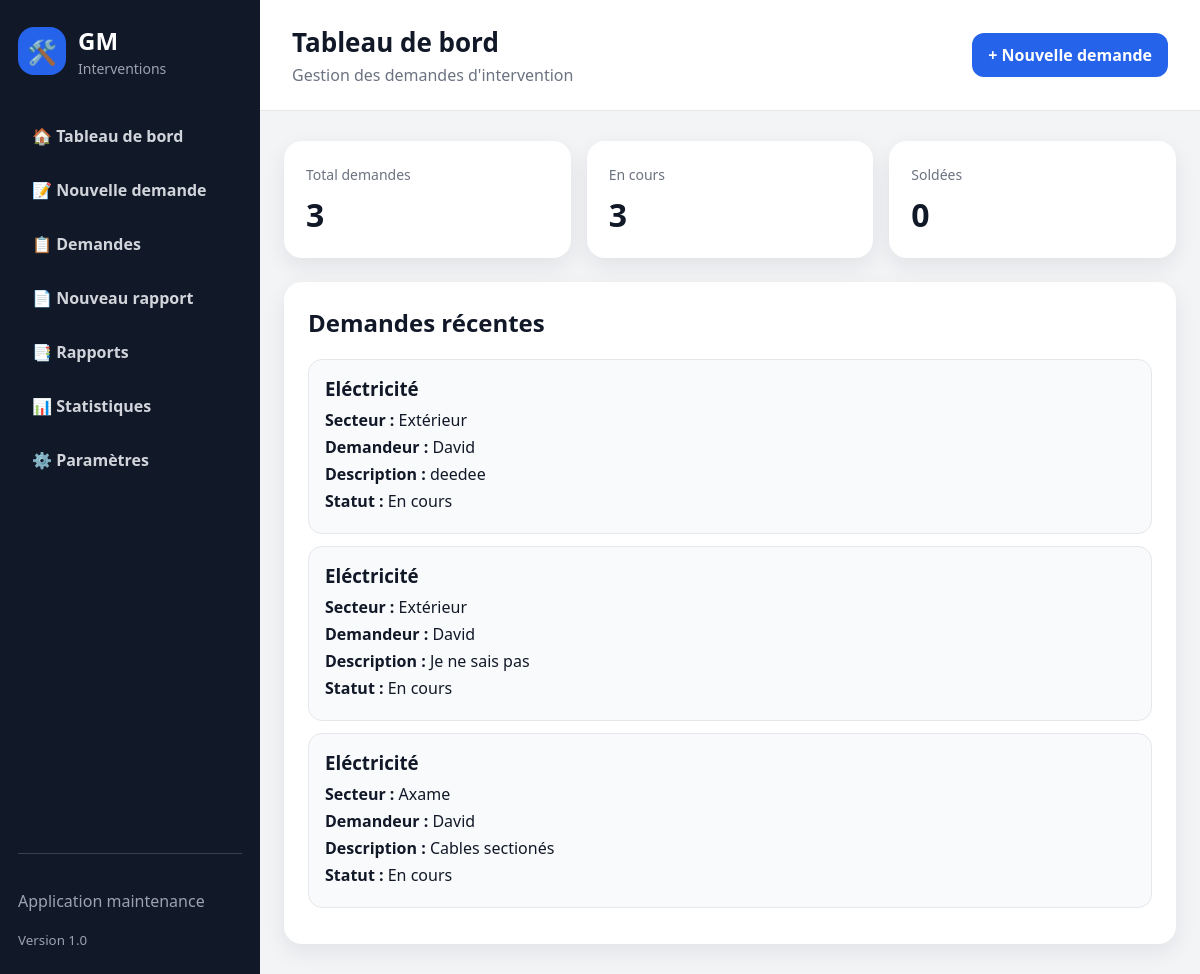
Before: / with the older database file.
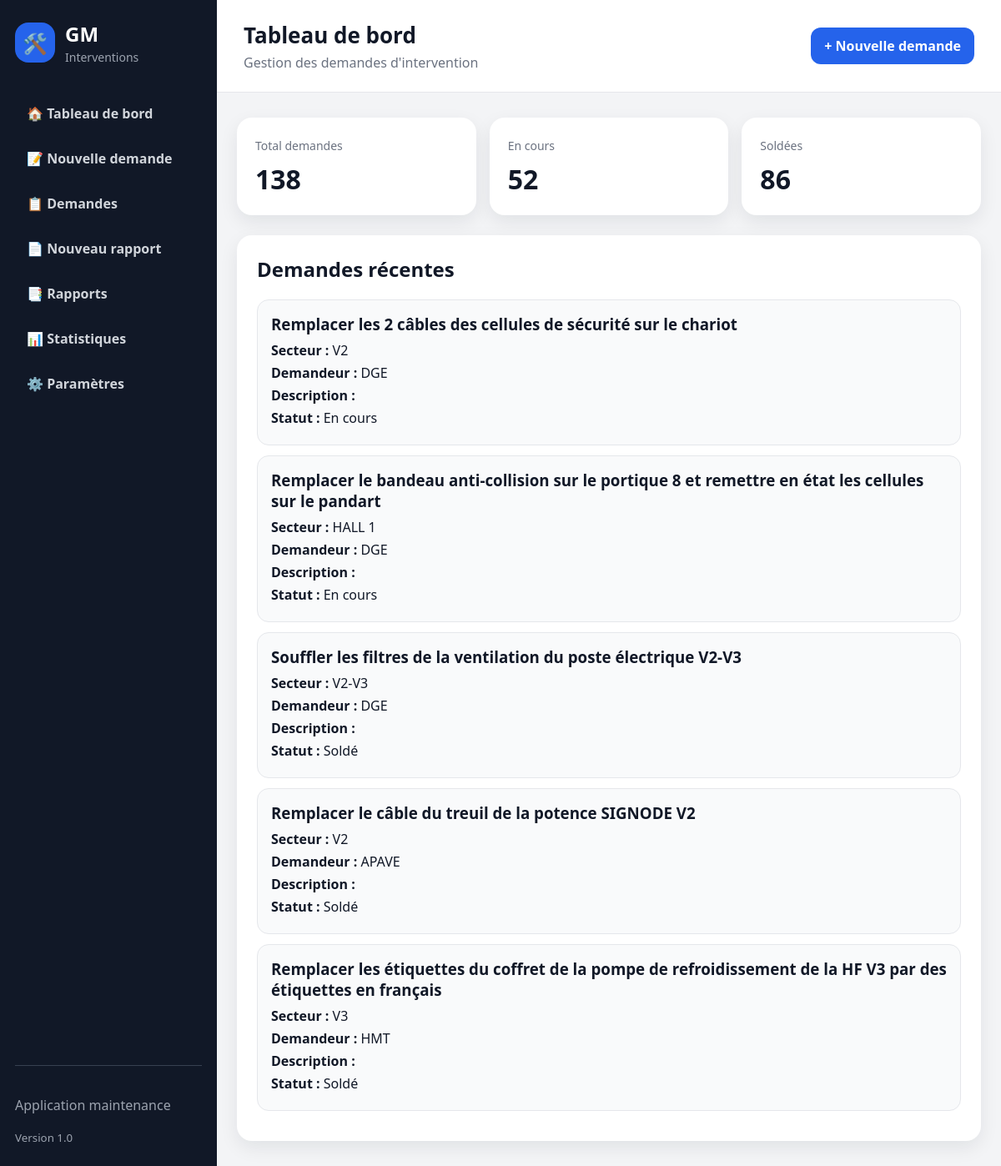
After: the same page with the newer database file.
### tables this page shows
CREATE TABLE demandes_intervention (
            id INTEGER PRIMARY KEY AUTOINCREMENT,
            secteur_id INTEGER,
            demandeur_id INTEGER,
            nature_travaux TEXT NOT NULL,
            description TEXT NOT NULL,
            statut TEXT NOT NULL DEFAULT 'En cours',
            date_creation TIMESTAMP DEFAULT CURRENT_TIMESTAMP,
            date_cloture TIMESTAMP, date_solde TIMESTAMP, solde_par TEXT, reference_piece TEXT, commentaire_solde TEXT,
            FOREIGN KEY (secteur_id) REFERENCES secteurs(id),
            FOREIGN KEY (demandeur_id) REFERENCES demandeurs(id)
        );

CREATE TABLE secteurs (
            id INTEGER PRIMARY KEY AUTOINCREMENT,
            nom TEXT NOT NULL UNIQUE
        );

CREATE TABLE demandeurs (
            id INTEGER PRIMARY KEY AUTOINCREMENT,
            nom TEXT NOT NULL,
            secteur_id INTEGER,
            telephone TEXT,
            email TEXT,
            FOREIGN KEY (secteur_id) REFERENCES secteurs(id)
        );

### app.py (the view)
@app.route("/")
def index():
    conn = get_db_connection()
    total = conn.execute("SELECT COUNT(*) FROM demandes_intervention").fetchone()[0]
    en_cours = conn.execute("SELECT COUNT(*) FROM demandes_intervention WHERE statut = 'En cours'").fetchone()[0]
    soldees = conn.execute("SELECT COUNT(*) FROM demandes_intervention WHERE statut = 'Soldé'").fetchone()[0]
    demandes = conn.execute("""
        SELECT demandes_intervention.*,
               demandeurs.nom AS demandeur_nom,
               secteurs.nom AS secteur_nom
        FROM demandes_intervention
        LEFT JOIN demandeurs ON demandes_intervention.demandeur_id = demandeurs.id
        LEFT JOIN secteurs ON demandes_intervention.secteur_id = secteurs.id
        ORDER BY date_creation DESC
        LIMIT 5
    """).fetchall()
    conn.close()
    return render_template(
        "accueil/index.html",
        total=total,
        en_cours=en_cours,
        soldees=soldees,
        demandes=demandes
    )

### database.py (called while the page is built)
def get_db_connection():
    conn = sqlite3.connect(DB_NAME)
    conn.row_factory = sqlite3.Row
    return conn

### templates/accueil/index.html
{% extends "base.html" %}
{% block content %}
<section class="dashboard">
    <div class="stat-card">
        <span>Total demandes</span>
        <strong>{{ total }}</strong>
    </div>
    <div class="stat-card">
        <span>En cours</span>
        <strong>{{ en_cours }}</strong>
    </div>
    <div class="stat-card">
        <span>Soldées</span>
        <strong>{{ soldees }}</strong>
    </div>
</section>
<section class="card">
    <h2>Demandes récentes</h2>
    {% if demandes %}
        {% for demande in demandes %}
            <div class="demande-card">
                <h3>{{ demande.nature_travaux }}</h3>
                <p><strong>Secteur :</strong> {{ demande.secteur_nom or "Non renseigné" }}</p>
                <p><strong>Demandeur :</strong> {{ demande.demandeur_nom or "Non renseigné" }}</p>
                <p><strong>Description :</strong> {{ demande.description }}</p>
                <p><strong>Statut :</strong> {{ demande.statut }}</p>
            </div>
        {% endfor %}
    {% else %}
        <div class="empty-state">
            <div class="icon">📭</div>
            <p>Aucune demande pour le moment.</p>
        </div>
    {% endif %}
</section>
{% endblock %}

### templates/base.html (shortened to what this page needs)
<!DOCTYPE html>
<html lang="fr">
<head>
    <link rel="stylesheet" href="{{ url_for('static', filename='css/style.css') }}">
</head>
<body>
    <div class="app-layout">
        <aside class="sidebar">
            <div class="logo">
                <div class="logo-icon">🛠️</div>
                <div>
                    <h1>GM</h1>
                    <p>Interventions</p>
                </div>
            </div>
                <nav class="menu">
                    <a href="/">🏠 Tableau de bord</a>
                    <a href="/demandes/nouvelle">📝 Nouvelle demande</a>
                    <a href="/demandes">📋 Demandes</a>
                    <a href="/rapports/nouveau">📄 Nouveau rapport</a>
                    <a href="/rapports">📑 Rapports</a>
                    <a href="#">📊 Statistiques</a>
                    <a href="/parametres">⚙️ Paramètres</a>
                </nav>
            <div class="sidebar-footer">
                <p>Application maintenance</p>
                <small>Version 1.0</small>
            </div>
        </aside>
        <div class="content-area">
            <header class="topbar">
                <div>
                    <h2>Tableau de bord</h2>
                    <p>Gestion des demandes d'intervention</p>
                </div>
                <a href="/demandes/nouvelle" class="btn">+ Nouvelle demande</a>
            </header>
            <main>
                {% block content %}
                {% endblock %}
            </main>
        </div>
    </div>
</body>
</html>

### static/css/style.css (style rules this page uses)
* { box-sizing: border-box; }
body { margin: 0; font-family: "Segoe UI", Arial, sans-serif; background: #f3f4f6; color: #111827; }
.app-layout { display: flex; min-height: 100vh; }
.sidebar { width: 260px; background: #111827; color: white; padding: 24px 18px; display: flex; flex-direction: column; position: fixed; inset: 0 auto 0 0; }
.logo { display: flex; align-items: center; gap: 12px; margin-bottom: 35px; }
.logo-icon { width: 48px; height: 48px; border-radius: 16px; background: #2563eb; display: flex; align-items: center; justify-content: center; font-size: 24px; }
.logo h1 { margin: 0; font-size: 24px; }
.logo p { margin: 2px 0 0; color: #9ca3af; font-size: 14px; }
.menu { display: flex; flex-direction: column; gap: 8px; }
.menu a { color: #d1d5db; text-decoration: none; padding: 12px 14px; border-radius: 12px; font-weight: 600; }
.sidebar-footer { margin-top: auto; padding-top: 20px; border-top: 1px solid #374151; color: #9ca3af; }
.content-area { margin-left: 260px; width: calc(100% - 260px); }
.topbar { background: white; padding: 24px 32px; border-bottom: 1px solid #e5e7eb; display: flex; justify-content: space-between; align-items: center; }
.topbar h2 { margin: 0; font-size: 26px; }
.topbar p { margin: 4px 0 0; color: #6b7280; }
main { max-width: 1100px; margin: 30px auto; padding: 0 24px; }
.dashboard { display: grid; grid-template-columns: repeat(3, 1fr); gap: 16px; margin-bottom: 24px; }
.stat-card, .card { background: white; border-radius: 18px; box-shadow: 0 8px 22px rgba(15, 23, 42, 0.08); }
.stat-card { padding: 22px; }
.stat-card span { color: #6b7280; font-size: 14px; }
.stat-card strong { display: block; font-size: 32px; margin-top: 8px; }
.card { padding: 24px; margin-bottom: 20px; }
.card h2 { margin-top: 0; }
.btn { display: inline-block; background: #2563eb; color: white; padding: 11px 16px; border-radius: 12px; text-decoration: none; font-weight: 700; border: none; cursor: pointer; }
.demande-card { border: 1px solid #e5e7eb; padding: 16px; border-radius: 14px; margin-bottom: 12px; background: #f9fafb; }
.demande-card h3 { margin: 0 0 8px; }
.demande-card p { margin: 5px 0; }

Changed rows visible on the page:
removed demandes_intervention: nature_travaux "Eléctricité", nom "Extérieur", nom "David", description "deedee", statut "En cours"
removed demandes_intervention: nature_travaux "Eléctricité", nom "Extérieur", nom "David", description "Je ne sais pas", statut "En cours"
removed demandes_intervention: nature_travaux "Eléctricité", nom "Axame", nom "David", description "Cables sectionés", statut "En cours"
added demandes_intervention: nature_travaux "Remplacer les 2 câbles des cellules de sécurité sur le chariot", nom "V2", nom "DGE", statut "En cours"
added demandes_intervention: nature_travaux "Remplacer le bandeau anti-collision sur le portique 8 et remettre en état les cellules sur le pandart", nom "HALL 1", nom "DGE", statut "En cours"
added demandes_intervention: nature_travaux "Souffler les filtres de la ventilation du poste électrique V2-V3", nom "V2-V3", nom "DGE", statut "Soldé"
added demandes_intervention: nature_travaux "Remplacer le câble du treuil de la potence SIGNODE V2", nom "V2", nom "APAVE", statut "Soldé"
added demandes_intervention: nature_travaux "Remplacer les étiquettes du coffret de la pompe de refroidissement de la HF V3 par des étiquettes en français", nom "V3", nom "HMT", statut "Soldé"
Other visible differences:
{{ total }}: "3" → "138"
{{ en_cours }}: "3" → "52"
{{ soldees }}: "0" → "86"
